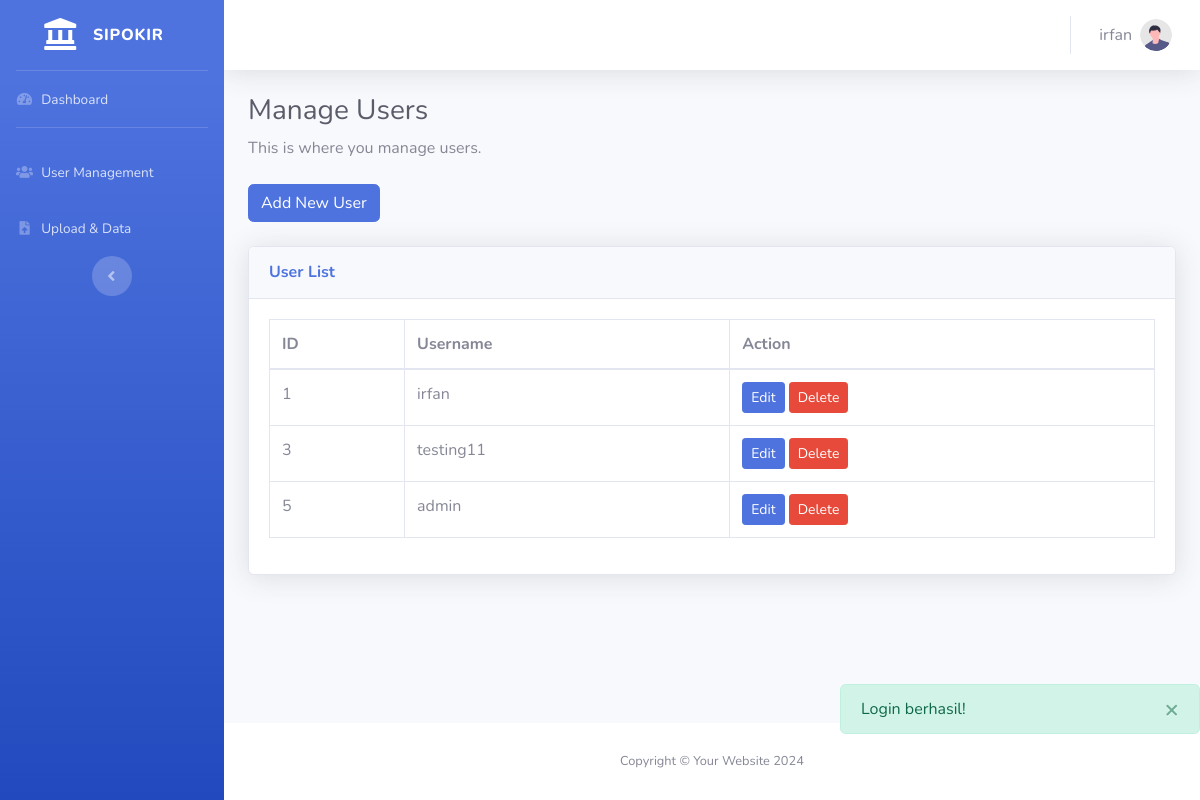
The page /manage_users.php (signed in) on the database its author committed.
### tables this page shows
CREATE TABLE `users` (
  `id` int(11) NOT NULL,
  `username` varchar(50) NOT NULL,
  `password` varchar(255) NOT NULL
);

### manage_users.php (the view, shortened to what this page needs)
<?php
require 'koneksi.php';
$stmt = $conn->prepare("SELECT id, username FROM users");
$stmt->execute();
$result = $stmt->get_result();
?>
<h1 class="h3 mb-2 text-gray-800">Manage Users</h1>
<p class="mb-4">This is where you manage users.</p>
<button type="button" class="btn btn-primary mb-4" data-toggle="modal" data-target="#addUserModal">
    Add New User
</button>
<div class="card shadow mb-4">
    <div class="card-header py-3">
        <h6 class="m-0 font-weight-bold text-primary">User List</h6>
    </div>
    <div class="card-body">
        <div class="table-responsive">
            <table class="table table-bordered" width="100%" cellspacing="0">
                <thead>
                    <tr>
                        <th>ID</th>
                        <th>Username</th>
                        <th>Action</th>
                    </tr>
                </thead>
                <tbody>
                    <?php while ($row = $result->fetch_assoc()) : ?>
                    <tr>
                        <td><?php echo $row['id']; ?></td>
                        <td><?php echo $row['username']; ?></td>
                        <td>
                            <button class="btn btn-sm btn-primary editUserBtn" data-id="<?php echo $row['id']; ?>" data-username="<?php echo $row['username']; ?>">Edit</button>
                            <button class="btn btn-sm btn-danger deleteUserBtn" data-id="<?php echo $row['id']; ?>" data-username="<?php echo $row['username']; ?>">Delete</button>
                        </td>
                    </tr>
                    <?php endwhile; ?>
                </tbody>
            </table>
        </div>
    </div>
</div>
<?php
include 'layout.php';
?>

### rows shown on the page
users: id "1", username "irfan"
users: id "3", username "testing11"
users: id "5", username "admin"

### other values the page prints
$_SESSION['username'] "irfan"
